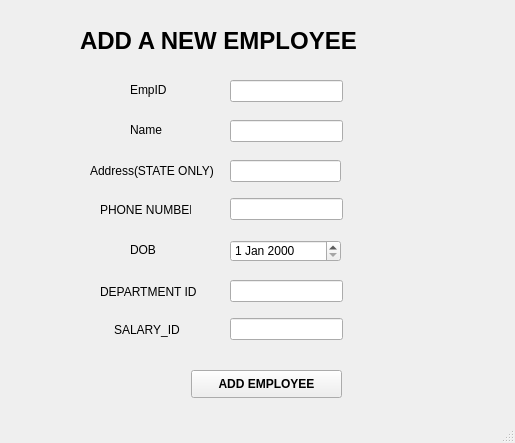
<?xml version="1.0" encoding="UTF-8"?>
<ui version="4.0">
 <class>MainWindow</class>
 <widget class="QMainWindow" name="MainWindow">
  <property name="geometry">
   <rect>
    <x>0</x>
    <y>0</y>
    <width>515</width>
    <height>443</height>
   </rect>
  </property>
  <property name="windowTitle">
   <string>MainWindow</string>
  </property>
  <widget class="QWidget" name="centralwidget">
   <widget class="QPushButton" name="pushButton">
    <property name="geometry">
     <rect>
      <x>191</x>
      <y>370</y>
      <width>151</width>
      <height>28</height>
     </rect>
    </property>
    <property name="font">
     <font>
      <weight>75</weight>
      <bold>true</bold>
     </font>
    </property>
    <property name="text">
     <string>ADD EMPLOYEE</string>
    </property>
   </widget>
   <widget class="QLabel" name="label">
    <property name="geometry">
     <rect>
      <x>130</x>
      <y>82</y>
      <width>55</width>
      <height>16</height>
     </rect>
    </property>
    <property name="text">
     <string>EmpID</string>
    </property>
   </widget>
   <widget class="QLineEdit" name="lineEdit">
    <property name="geometry">
     <rect>
      <x>230</x>
      <y>80</y>
      <width>113</width>
      <height>22</height>
     </rect>
    </property>
   </widget>
   <widget class="QLabel" name="label_2">
    <property name="geometry">
     <rect>
      <x>90</x>
      <y>160</y>
      <width>131</width>
      <height>21</height>
     </rect>
    </property>
    <property name="text">
     <string>Address(STATE ONLY)</string>
    </property>
   </widget>
   <widget class="QLineEdit" name="lineEdit_2">
    <property name="geometry">
     <rect>
      <x>230</x>
      <y>160</y>
      <width>111</width>
      <height>22</height>
     </rect>
    </property>
   </widget>
   <widget class="QLabel" name="label_3">
    <property name="geometry">
     <rect>
      <x>130</x>
      <y>122</y>
      <width>55</width>
      <height>16</height>
     </rect>
    </property>
    <property name="text">
     <string>Name</string>
    </property>
   </widget>
   <widget class="QLineEdit" name="lineEdit_3">
    <property name="geometry">
     <rect>
      <x>230</x>
      <y>120</y>
      <width>113</width>
      <height>22</height>
     </rect>
    </property>
   </widget>
   <widget class="QLineEdit" name="lineEdit_4">
    <property name="geometry">
     <rect>
      <x>230</x>
      <y>198</y>
      <width>113</width>
      <height>22</height>
     </rect>
    </property>
   </widget>
   <widget class="QLabel" name="label_4">
    <property name="geometry">
     <rect>
      <x>100</x>
      <y>200</y>
      <width>91</width>
      <height>20</height>
     </rect>
    </property>
    <property name="text">
     <string>PHONE NUMBER</string>
    </property>
   </widget>
   <widget class="QDateEdit" name="dateEdit">
    <property name="geometry">
     <rect>
      <x>230</x>
      <y>240</y>
      <width>111</width>
      <height>22</height>
     </rect>
    </property>
   </widget>
   <widget class="QLabel" name="label_5">
    <property name="geometry">
     <rect>
      <x>130</x>
      <y>240</y>
      <width>41</width>
      <height>20</height>
     </rect>
    </property>
    <property name="text">
     <string>DOB</string>
    </property>
   </widget>
   <widget class="QLabel" name="label_6">
    <property name="geometry">
     <rect>
      <x>100</x>
      <y>282</y>
      <width>101</width>
      <height>20</height>
     </rect>
    </property>
    <property name="text">
     <string>DEPARTMENT ID</string>
    </property>
   </widget>
   <widget class="QLineEdit" name="lineEdit_5">
    <property name="geometry">
     <rect>
      <x>230</x>
      <y>280</y>
      <width>113</width>
      <height>22</height>
     </rect>
    </property>
   </widget>
   <widget class="QLineEdit" name="lineEdit_6">
    <property name="geometry">
     <rect>
      <x>230</x>
      <y>318</y>
      <width>113</width>
      <height>22</height>
     </rect>
    </property>
   </widget>
   <widget class="QLabel" name="label_7">
    <property name="geometry">
     <rect>
      <x>114</x>
      <y>320</y>
      <width>71</width>
      <height>20</height>
     </rect>
    </property>
    <property name="text">
     <string>SALARY_ID</string>
    </property>
   </widget>
   <widget class="QLabel" name="label_8">
    <property name="geometry">
     <rect>
      <x>80</x>
      <y>20</y>
      <width>361</width>
      <height>41</height>
     </rect>
    </property>
    <property name="font">
     <font>
      <pointsize>18</pointsize>
      <weight>75</weight>
      <bold>true</bold>
     </font>
    </property>
    <property name="text">
     <string>ADD A NEW EMPLOYEE</string>
    </property>
   </widget>
  </widget>
  <widget class="QStatusBar" name="statusbar"/>
 </widget>
 <resources/>
 <connections/>
</ui>
